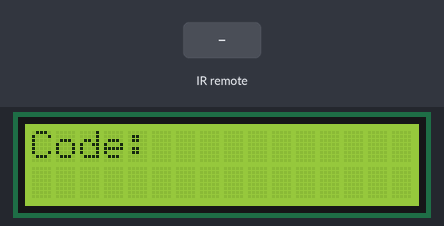
The sketch below on a simulated Arduino Uno, built with avr-gcc and run on an emulated ATmega328P. Shown: 16×2 character LCD. Inputs (shaded band) come from the test bench. What the sketch prints to the serial monitor is not drawn.

Above: at 1.2 s.
1.3 s: infrared code 0xFFE21D received
At 3.0 s:
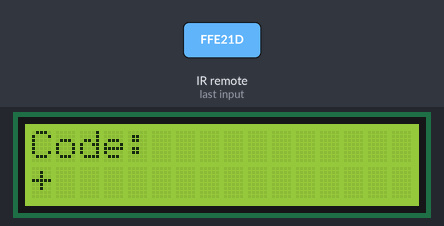
3.3 s: infrared code 0xFF629D received
At 4.5 s:
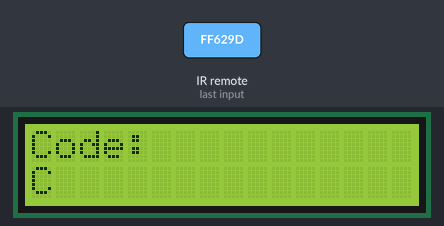
5.3 s: infrared code 0xFF22DD received
At 6.1 s:
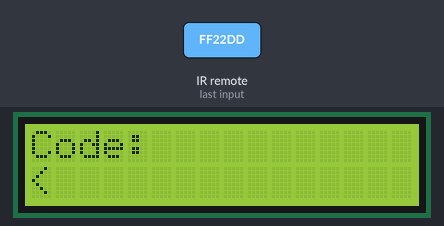
7.3 s: infrared code 0xFF02FD received
At 8.8 s:
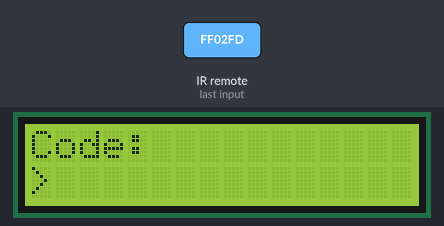
9.3 s: infrared code 0xFFC23D received
At 10.3 s:
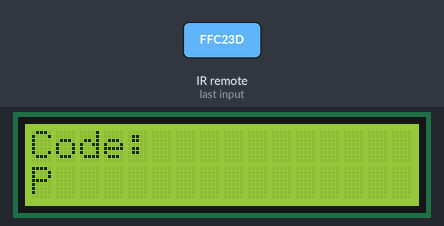
11.3 s: infrared code 0xFFE01F received
At 13.0 s:
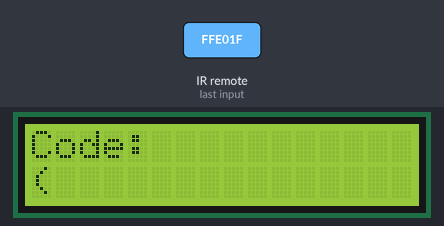
Timing chart, 0 to 14.3 s (numbered marks = the images above; inputs shaded):
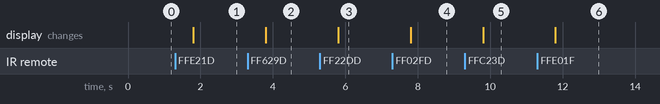

The sketch:

LCD_IR_Test.ino
```cpp
#include "IRremote.h"
#include <LiquidCrystal.h>

const int ir = 5; // IR receiver pin
const int d4 = 2, d5 = 3, d6 = 4, d7 = 7, en = 8, rs = 12; // LCD Pins

IRrecv remote(ir);  // create instance of 'remote'
                   // with signal pin of IR receiver to Arduino Digital PWM Pin 5
decode_results code; // create instance of 'decode_results'
LiquidCrystal lcd(rs, en, d4, d5, d6, d7);

char translateIR() {  // takes action based on IR code received
  char message;

   switch (code.value) { // describing Remote IR codes
    case 0xFFA25D: message = '-'; break;
    case 0xFFE21D: message = '+'; break;
    case 0xFF629D: message = 'C'; break;
    case 0xFF22DD: message = '<'; break;
    case 0xFF02FD: message = '>'; break;
    case 0xFFC23D: message = 'P'; break;
    case 0xFFE01F: message = '('; break;
    case 0xFFA857: message = ')'; break;
    case 0xFF30CF: message = '1'; break;
    case 0xFF18E7: message = '2'; break;
    case 0xFF7A85: message = '3'; break;
    case 0xFF10EF: message = '4'; break;
    case 0xFFFFFFFF: break;
    default: message = 'I';
  }

  delay(500); return message;
}

void setup() {
  Serial.begin(9600);
  Serial.println("IR Receiver Button Decode");
  lcd.begin(16, 2);
  remote.enableIRIn(); // Start the receiver
   lcd.print("Code: ");
}

void loop() {
  if (remote.decode(&code)) { // have we received an IR signal?
    lcd.setCursor(0, 1);
    lcd.print(translateIR());
    remote.resume(); // receive the next value
  }
}
```

Measured:
- after the input at 1.3 s, the display: changes after 0.50 s (image 1)
- after the input at 3.3 s, the display: changes after 0.50 s (image 2)
- after the input at 5.3 s, the display: changes after 0.50 s (image 3)
- after the input at 7.3 s, the display: changes after 0.50 s (image 4)
- after the input at 9.3 s, the display: changes after 0.50 s (image 5)
- after the input at 11.3 s, the display: changes after 0.50 s (image 6)
